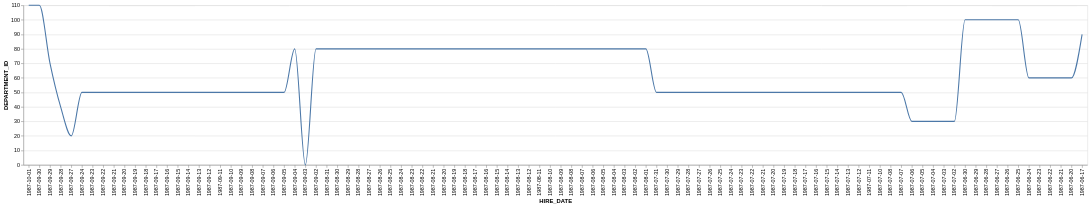

Vega-Lite specification for this chart:
### Vega-Lite specification from a JSON file in a GitHub repository (floating-point values rounded to 4 significant figures)
{"data": {"values": [{"x_data": "1987-10-01", "y_data": 110}, {"x_data": "1987-09-30", "y_data": 110}, {"x_data": "1987-09-29", "y_data": 70}, {"x_data": "1987-09-28", "y_data": 40}, {"x_data": "1987-09-27", "y_data": 20}, {"x_data": "1987-09-24", "y_data": 50}, {"x_data": "1987-09-23", "y_data": 50}, {"x_data": "1987-09-22", "y_data": 50}, {"x_data": "1987-09-21", "y_data": 50}, {"x_data": "1987-09-20", "y_data": 50}, {"x_data": "1987-09-19", "y_data": 50}, {"x_data": "1987-09-18", "y_data": 50}, {"x_data": "1987-09-17", "y_data": 50}, {"x_data": "1987-09-16", "y_data": 50}, {"x_data": "1987-09-15", "y_data": 50}, {"x_data": "1987-09-14", "y_data": 50}, {"x_data": "1987-09-13", "y_data": 50}, {"x_data": "1987-09-12", "y_data": 50}, {"x_data": "1987-09-11", "y_data": 50}, {"x_data": "1987-09-10", "y_data": 50}, {"x_data": "1987-09-09", "y_data": 50}, {"x_data": "1987-09-08", "y_data": 50}, {"x_data": "1987-09-07", "y_data": 50}, {"x_data": "1987-09-06", "y_data": 50}, {"x_data": "1987-09-05", "y_data": 50}, {"x_data": "1987-09-04", "y_data": 80}, {"x_data": "1987-09-03", "y_data": 0}, {"x_data": "1987-09-02", "y_data": 80}, {"x_data": "1987-08-31", "y_data": 80}, {"x_data": "1987-08-30", "y_data": 80}, {"x_data": "1987-08-29", "y_data": 80}, {"x_data": "1987-08-28", "y_data": 80}, {"x_data": "1987-08-27", "y_data": 80}, {"x_data": "1987-08-26", "y_data": 80}, {"x_data": "1987-08-25", "y_data": 80}, {"x_data": "1987-08-24", "y_data": 80}, {"x_data": "1987-08-23", "y_data": 80}, {"x_data": "1987-08-22", "y_data": 80}, {"x_data": "1987-08-21", "y_data": 80}, {"x_data": "1987-08-20", "y_data": 80}, {"x_data": "1987-08-19", "y_data": 80}, {"x_data": "1987-08-18", "y_data": 80}, {"x_data": "1987-08-17", "y_data": 80}, {"x_data": "1987-08-16", "y_data": 80}, {"x_data": "1987-08-15", "y_data": 80}, {"x_data": "1987-08-14", "y_data": 80}, {"x_data": "1987-08-13", "y_data": 80}, {"x_data": "1987-08-12", "y_data": 80}, {"x_data": "1987-08-11", "y_data": 80}, {"x_data": "1987-08-10", "y_data": 80}, {"x_data": "1987-08-09", "y_data": 80}, {"x_data": "1987-08-08", "y_data": 80}, {"x_data": "1987-08-07", "y_data": 80}, {"x_data": "1987-08-06", "y_data": 80}, {"x_data": "1987-08-05", "y_data": 80}, {"x_data": "1987-08-04", "y_data": 80}, {"x_data": "1987-08-03", "y_data": 80}, {"x_data": "1987-08-02", "y_data": 80}, {"x_data": "1987-08-01", "y_data": 80}, {"x_data": "1987-07-31", "y_data": 50}, {"x_data": "1987-07-30", "y_data": 50}, {"x_data": "1987-07-29", "y_data": 50}, {"x_data": "1987-07-28", "y_data": 50}, {"x_data": "1987-07-27", "y_data": 50}, {"x_data": "1987-07-26", "y_data": 50}, {"x_data": "1987-07-25", "y_data": 50}, {"x_data": "1987-07-24", "y_data": 50}, {"x_data": "1987-07-23", "y_data": 50}, {"x_data": "1987-07-22", "y_data": 50}, {"x_data": "1987-07-21", "y_data": 50}, {"x_data": "1987-07-20", "y_data": 50}, {"x_data": "1987-07-19", "y_data": 50}, {"x_data": "1987-07-18", "y_data": 50}, {"x_data": "1987-07-17", "y_data": 50}, {"x_data": "1987-07-16", "y_data": 50}, {"x_data": "1987-07-15", "y_data": 50}, {"x_data": "1987-07-14", "y_data": 50}, {"x_data": "1987-07-13", "y_data": 50}, {"x_data": "1987-07-12", "y_data": 50}, {"x_data": "1987-07-11", "y_data": 50}, {"x_data": "1987-07-10", "y_data": 50}, {"x_data": "1987-07-08", "y_data": 50}, {"x_data": "1987-07-07", "y_data": 50}, {"x_data": "1987-07-06", "y_data": 30}, {"x_data": "1987-07-05", "y_data": 30}, {"x_data": "1987-07-04", "y_data": 30}, {"x_data": "1987-07-03", "y_data": 30}, {"x_data": "1987-07-02", "y_data": 30}, {"x_data": "1987-06-30", "y_data": 100}, {"x_data": "1987-06-29", "y_data": 100}, {"x_data": "1987-06-28", "y_data": 100}, {"x_data": "1987-06-27", "y_data": 100}, {"x_data": "1987-06-26", "y_data": 100}, {"x_data": "1987-06-25", "y_data": 100}, {"x_data": "1987-06-24", "y_data": 60}, {"x_data": "1987-06-23", "y_data": 60}, {"x_data": "1987-06-22", "y_data": 60}, {"x_data": "1987-06-21", "y_data": 60}, {"x_data": "1987-06-20", "y_data": 60}, {"x_data": "1987-06-17", "y_data": 90}]}, "mark": {"type": "line", "interpolate": "monotone"}, "encoding": {"x": {"field": "x_data", "type": "nominal", "title": "HIRE_DATE", "sort": "descending"}, "y": {"field": "y_data", "type": "quantitative", "title": "DEPARTMENT_ID"}}}
